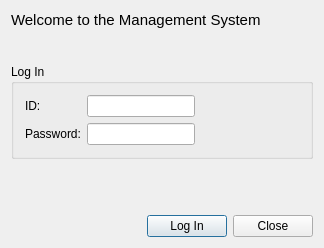
<?xml version="1.0" encoding="UTF-8"?>
<ui version="4.0">
 <class>logInDialog</class>
 <widget class="QDialog" name="logInDialog">
  <property name="geometry">
   <rect>
    <x>0</x>
    <y>0</y>
    <width>324</width>
    <height>248</height>
   </rect>
  </property>
  <property name="windowTitle">
   <string>Log In</string>
  </property>
  <layout class="QVBoxLayout" name="verticalLayout">
   <item>
    <widget class="QLabel" name="header">
     <property name="font">
      <font>
       <pointsize>11</pointsize>
      </font>
     </property>
     <property name="frameShape">
      <enum>QFrame::NoFrame</enum>
     </property>
     <property name="text">
      <string>Welcome to the Management System</string>
     </property>
    </widget>
   </item>
   <item>
    <spacer name="verticalSpacer">
     <property name="orientation">
      <enum>Qt::Vertical</enum>
     </property>
     <property name="sizeHint" stdset="0">
      <size>
       <width>20</width>
       <height>40</height>
      </size>
     </property>
    </spacer>
   </item>
   <item>
    <widget class="QGroupBox" name="groupBox">
     <property name="title">
      <string>Log In</string>
     </property>
     <layout class="QHBoxLayout" name="horizontalLayout_2">
      <item>
       <layout class="QHBoxLayout" name="horizontalLayout">
        <item>
         <layout class="QVBoxLayout" name="verticalLayout_3">
          <item>
           <widget class="QLabel" name="userId">
            <property name="text">
             <string>ID: </string>
            </property>
           </widget>
          </item>
          <item>
           <widget class="QLabel" name="password">
            <property name="text">
             <string>Password:</string>
            </property>
           </widget>
          </item>
         </layout>
        </item>
        <item>
         <layout class="QVBoxLayout" name="verticalLayout_2">
          <item>
           <widget class="QLineEdit" name="text_box_ID"/>
          </item>
          <item>
           <widget class="QLineEdit" name="text_box_Password">
            <property name="echoMode">
             <enum>QLineEdit::Password</enum>
            </property>
           </widget>
          </item>
         </layout>
        </item>
       </layout>
      </item>
      <item>
       <spacer name="horizontalSpacer">
        <property name="orientation">
         <enum>Qt::Horizontal</enum>
        </property>
        <property name="sizeHint" stdset="0">
         <size>
          <width>40</width>
          <height>20</height>
         </size>
        </property>
       </spacer>
      </item>
     </layout>
    </widget>
   </item>
   <item>
    <widget class="QLabel" name="showerror">
     <property name="text">
      <string/>
     </property>
    </widget>
   </item>
   <item>
    <spacer name="verticalSpacer_2">
     <property name="orientation">
      <enum>Qt::Vertical</enum>
     </property>
     <property name="sizeHint" stdset="0">
      <size>
       <width>20</width>
       <height>40</height>
      </size>
     </property>
    </spacer>
   </item>
   <item>
    <layout class="QHBoxLayout" name="horizontalLayout_3">
     <item>
      <spacer name="horizontalSpacer_3">
       <property name="orientation">
        <enum>Qt::Horizontal</enum>
       </property>
       <property name="sizeHint" stdset="0">
        <size>
         <width>40</width>
         <height>20</height>
        </size>
       </property>
      </spacer>
     </item>
     <item>
      <widget class="QPushButton" name="loginButton">
       <property name="text">
        <string>Log In</string>
       </property>
      </widget>
     </item>
     <item>
      <widget class="QPushButton" name="pushButton_2">
       <property name="text">
        <string>Close</string>
       </property>
      </widget>
     </item>
    </layout>
   </item>
  </layout>
 </widget>
 <layoutdefault spacing="6" margin="11"/>
 <resources/>
 <connections/>
</ui>
